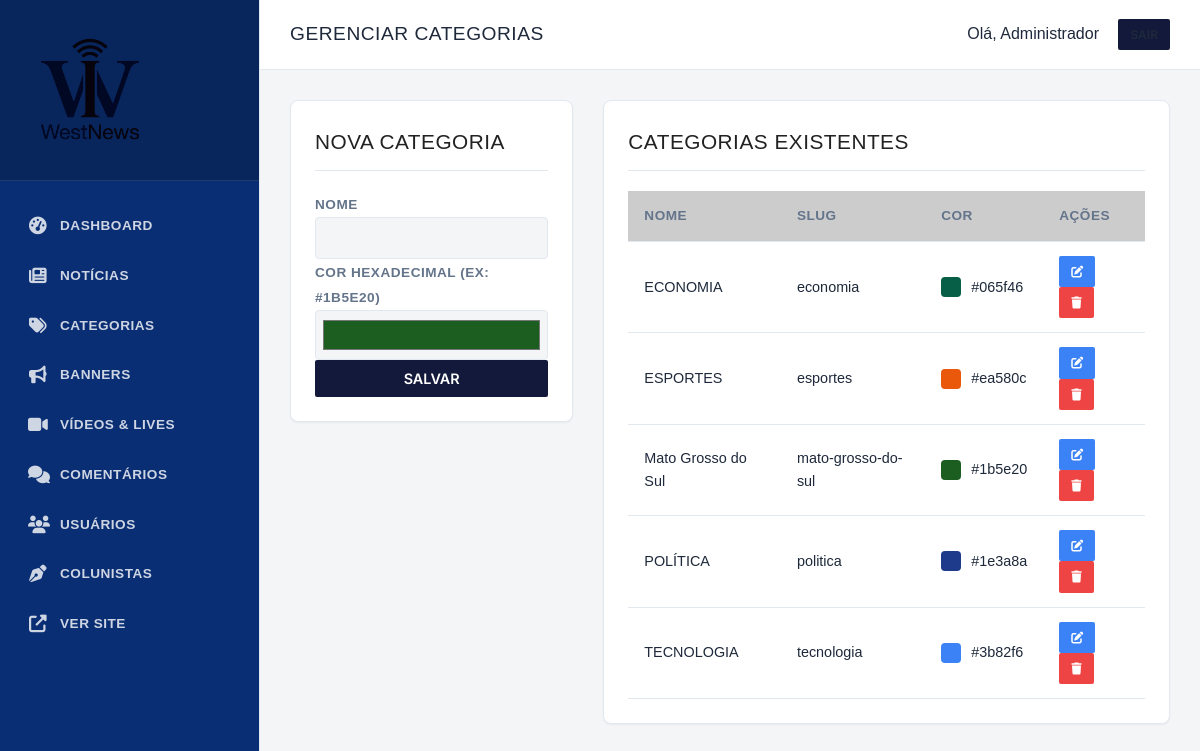
/admin/categorias.php (signed in), run on the app's committed database.
### tables this page shows
CREATE TABLE `categorias` (
  `id` INTEGER PRIMARY KEY AUTOINCREMENT,
  `nome` TEXT NOT NULL,
  `slug` TEXT NOT NULL UNIQUE,
  `cor` TEXT DEFAULT '#1b5e20',
  `criado_em` TIMESTAMP DEFAULT CURRENT_TIMESTAMP
, created_at DATETIME);

### includes/functions.php (called while the page is built, shortened)
<?php
function escape($string) {
    return htmlspecialchars($string, ENT_QUOTES, 'UTF-8');
}
function getCsrfToken() {
    return $_SESSION['csrf_token'];
}

### admin/categorias.php (the view, shortened to what this page needs)
<?php
require_once __DIR__ . '/includes/header.php';
$pdo = Database::getInstance();
$categorias = $pdo->query("SELECT * FROM categorias ORDER BY nome ASC")->fetchAll();
$edit_cat = null;
?>
<div style="display: grid; grid-template-columns: 1fr 2fr; gap: 30px;">
    <div class="card" style="height: fit-content;">
        <h3 style="margin-bottom: 20px;"><?= $edit_cat ? 'Editar Categoria' : 'Nova Categoria' ?></h3>
        <form action="categorias.php" method="POST">
            <div class="form-group">
                <label>Nome</label>
                <input type="text" name="nome" class="form-control" value="<?= $edit_cat ? escape($edit_cat['nome']) : '' ?>" required>
            </div>
            <div class="form-group">
                <label>Cor Hexadecimal (Ex: #1b5e20)</label>
                <input type="color" name="cor" class="form-control" value="<?= $edit_cat ? escape($edit_cat['cor']) : '#1b5e20' ?>" style="height: 50px; padding: 5px;">
            </div>
            <button type="submit" class="btn" style="width: 100%;"><?= $edit_cat ? 'Atualizar' : 'Salvar' ?></button>
        </form>
    </div>
    <div class="card">
        <h3 style="margin-bottom: 20px;">Categorias Existentes</h3>
        <div class="table-responsive">
            <table>
                <thead>
                    <tr>
                        <th>Nome</th>
                        <th>Slug</th>
                        <th>Cor</th>
                        <th>Ações</th>
                    </tr>
                </thead>
                <tbody>
                    <?php foreach ($categorias as $cat): ?>
                    <tr>
                        <td><?= escape($cat['nome']) ?></td>
                        <td><?= escape($cat['slug']) ?></td>
                        <td>
                            <div style="display: flex; align-items: center; gap: 10px;">
                                <div style="width: 20px; height: 20px; border-radius: 4px; background-color: <?= escape($cat['cor']) ?>;"></div>
                                <?= escape($cat['cor']) ?>
                            </div>
                        </td>
                        <td>
                            <a href="categorias.php?edit=<?= $cat['id'] ?>" class="btn btn-sm" style="background-color: #3b82f6;"><i class="fas fa-edit"></i></a>
                            <a href="categorias.php?delete=<?= $cat['id'] ?>&token=<?= getCsrfToken() ?>" class="btn btn-sm" style="background-color: #ef4444;" onclick="return confirm('Excluir esta categoria apagará todas as notícias atreladas a ela. Continuar?')"><i class="fas fa-trash"></i></a>
                        </td>
                    </tr>
                    <?php endforeach; ?>
                </tbody>
            </table>
        </div>
    </div>
</div>
<?php require_once __DIR__ . '/includes/footer.php'; ?>

### assets/css/style.css (style rules this page uses)
:root { --color-primary: #13193a; --color-primary-light: #1d2657; --color-accent: #CC0000; --color-text: #222222; --color-text-muted: #666666; --color-bg: #FFFFFF; --color-surface: #F8F9FA; --color-border: #E5E5E5; --color-footer-bg: #111111; --color-footer-text: #CCCCCC; --font-title: 'Merriweather', serif; --font-family: 'Inter', sans-serif; --shadow-sm: 0 1px 3px rgba(0,0,0,0.05); --transition: all 0.2s ease-in-out; }
* { margin: 0; padding: 0; box-sizing: border-box; }
body { font-family: var(--font-family); background-color: var(--color-bg); color: var(--color-text); line-height: 1.5; -webkit-font-smoothing: antialiased; }
a { text-decoration: none; color: inherit; transition: var(--transition); }
h1, h2, h3, h4, h5, h6 { font-family: var(--font-title); font-weight: 700; color: var(--color-text); }
.btn { display: inline-block; padding: 10px 20px; background-color: var(--color-primary); color: #fff; font-family: var(--font-family); font-weight: 600; font-size: 0.9rem; text-transform: uppercase; border: none; cursor: pointer; border-radius: 2px; }
.form-control { width: 100%; padding: 12px; border: 1px solid var(--color-border); font-family: var(--font-family); font-size: 0.9rem; background: var(--color-bg); color: var(--color-text); }

### assets/css/admin.css (style rules this page uses)
:root { --admin-bg: #f4f5f7; --admin-surface: #ffffff; --admin-sidebar: #0a2e73; --admin-sidebar-hover: #113f9c; --admin-sidebar-text: #ffffff; --admin-text: #1e293b; --admin-text-light: #64748b; --admin-primary: #0a2e73; --admin-accent: #c8102e; --admin-border: #e2e8f0; --shadow-sm: 0 1px 2px 0 rgba(0, 0, 0, 0.05); --shadow-md: 0 4px 6px -1px rgba(0, 0, 0, 0.1); }
body { margin: 0; font-family: 'Montserrat', sans-serif; background-color: var(--admin-bg); color: var(--admin-text); line-height: 1.6; }
h1, h2, h3, h4, h5, h6 { font-family: 'Bebas Neue', sans-serif; font-weight: 400; text-transform: uppercase; letter-spacing: 0.5px; }
.card { background: var(--admin-surface); border-radius: 8px; border: 1px solid var(--admin-border); box-shadow: var(--shadow-sm); padding: 24px; margin-bottom: 30px; color: var(--admin-text); }
.card h3 { font-size: 1.3rem; margin-top: 0; border-bottom: 1px solid var(--admin-border); padding-bottom: 12px; margin-bottom: 20px; }
.table-responsive { overflow-x: auto; }
table { width: 100%; border-collapse: collapse; }
table th, table td { padding: 14px 16px; text-align: left; border-bottom: 1px solid var(--admin-border); }
table th { background-color: rgba(0, 0, 0, 0.2); font-weight: 700; font-size: 0.85rem; text-transform: uppercase; letter-spacing: 0.5px; color: var(--admin-text-light); }
table td { font-size: 0.9rem; color: var(--admin-text); }
.btn-sm { padding: 6px 12px; font-size: 0.75rem; }
.form-group label { font-weight: 600; font-size: 0.85rem; text-transform: uppercase; letter-spacing: 0.5px; color: var(--admin-text-light); margin-bottom: 8px; }
.form-control { background-color: var(--admin-bg) !important; border: 1px solid var(--admin-border) !important; color: var(--admin-text) !important; border-radius: 4px; padding: 12px 16px; font-family: 'Montserrat', sans-serif; transition: all 0.2s ease-in-out; }

### data on the page
categorias: nome "ECONOMIA", slug "economia", cor "#065f46"
categorias: nome "ESPORTES", slug "esportes", cor "#ea580c"
categorias: nome "Mato Grosso do Sul", slug "mato-grosso-do-sul", cor "#1b5e20"
categorias: nome "POLÍTICA", slug "politica", cor "#1e3a8a"
categorias: nome "TECNOLOGIA", slug "tecnologia", cor "#3b82f6"

### other printed values
$page_title "GERENCIAR CATEGORIAS"
$_SESSION['user_nome'] "Administrador"
